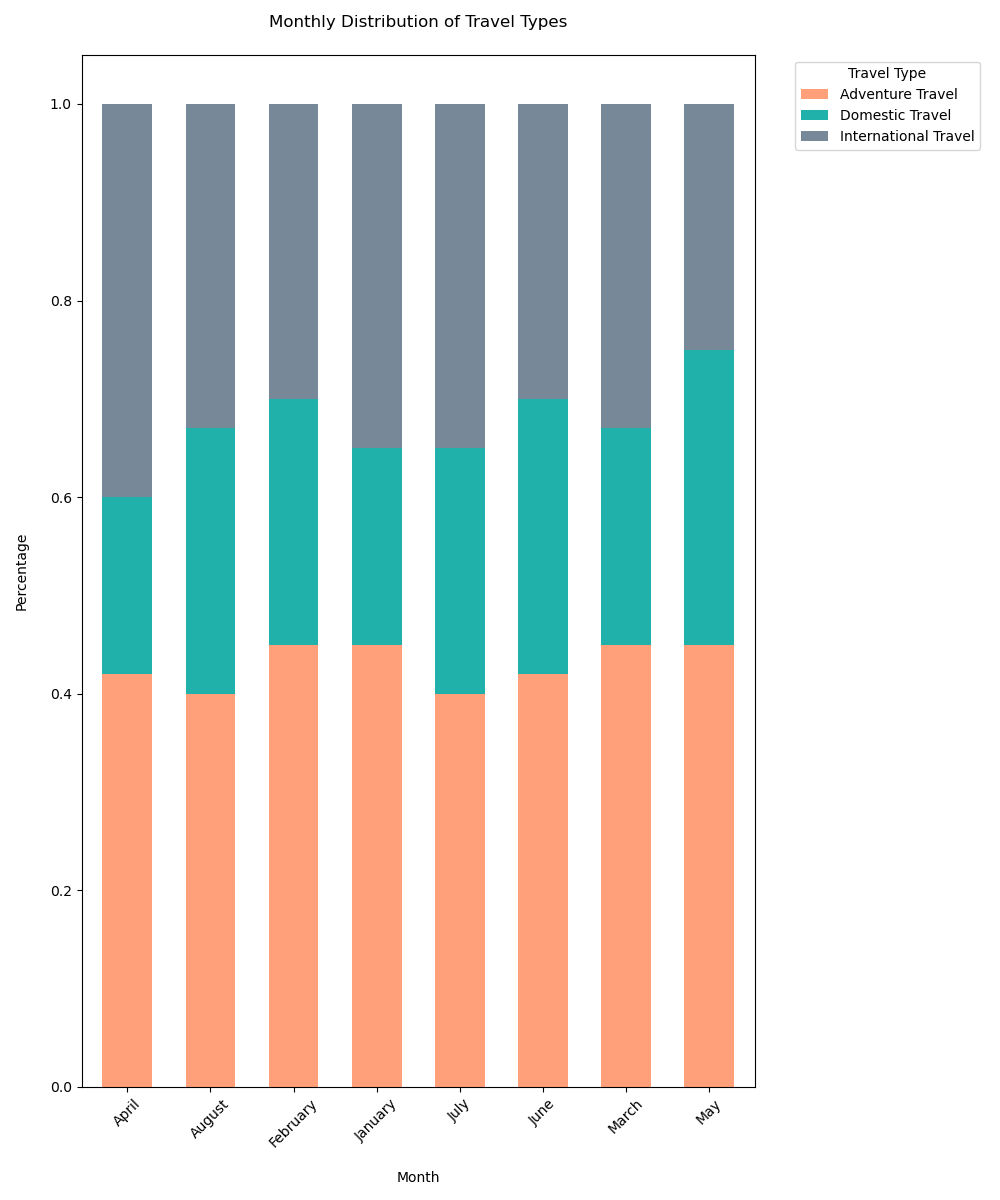

The Python source for this figure:

import matplotlib.pyplot as plt
import pandas as pd
import seaborn as sns

data = [
    {'Month': 'January', 'Domestic Travel': '20%', 'International Travel': '35%', 'Adventure Travel': '45%'},
    {'Month': 'February', 'Domestic Travel': '25%', 'International Travel': '30%', 'Adventure Travel': '45%'},
    {'Month': 'March', 'Domestic Travel': '22%', 'International Travel': '33%', 'Adventure Travel': '45%'},
    {'Month': 'April', 'Domestic Travel': '18%', 'International Travel': '40%', 'Adventure Travel': '42%'},
    {'Month': 'May', 'Domestic Travel': '30%', 'International Travel': '25%', 'Adventure Travel': '45%'},
    {'Month': 'June', 'Domestic Travel': '28%', 'International Travel': '30%', 'Adventure Travel': '42%'},
    {'Month': 'July', 'Domestic Travel': '25%', 'International Travel': '35%', 'Adventure Travel': '40%'},
    {'Month': 'August', 'Domestic Travel': '27%', 'International Travel': '33%', 'Adventure Travel': '40%'}
]

df = pd.DataFrame(data)
for col in df.columns[1:]:
    df[col] = df[col].str.rstrip('%').astype('float') / 100

df_long = df.melt(id_vars='Month', var_name='Travel Type', value_name='Percentage')

pivot_df = df_long.pivot(index='Month', columns='Travel Type', values='Percentage')

colors = ['#FFA07A', '#20B2AA', '#778899']
pivot_df.plot(kind='bar', stacked=True, color=colors, figsize=(10, 12), width=0.6)

plt.title('Monthly Distribution of Travel Types', pad=20)
plt.xlabel('Month', labelpad=15)
plt.ylabel('Percentage', labelpad=15)
plt.legend(title='Travel Type', bbox_to_anchor=(1.05, 1), loc='upper left')
plt.xticks(rotation=45)
plt.tight_layout()

plt.show()
